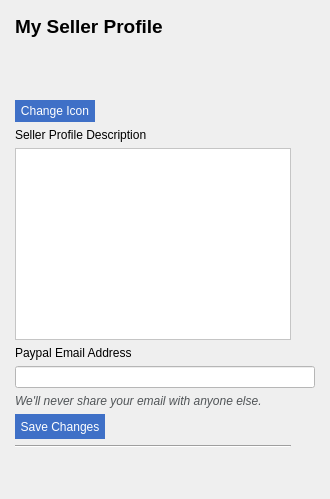
      <widget class="QWidget" name="profilePage">
       <layout class="QGridLayout" name="gridLayout_6">
        <property name="leftMargin">
         <number>15</number>
        </property>
        <property name="topMargin">
         <number>15</number>
        </property>
        <property name="rightMargin">
         <number>15</number>
        </property>
        <item row="3" column="0">
         <widget class="QPushButton" name="changeIconBtn">
          <property name="sizePolicy">
           <sizepolicy hsizetype="Fixed" vsizetype="Fixed">
            <horstretch>0</horstretch>
            <verstretch>0</verstretch>
           </sizepolicy>
          </property>
          <property name="minimumSize">
           <size>
            <width>80</width>
            <height>22</height>
           </size>
          </property>
          <property name="cursor">
           <cursorShape>PointingHandCursor</cursorShape>
          </property>
          <property name="styleSheet">
           <string notr="true">QPushButton
{
background-color: rgb(63, 112, 199);
color: rgb(255, 255, 255);
border: 0px;
alternate-background-color: rgb(50, 90, 159);
}
QPushButton:pressed 
{
background-color:rgb(255,255,255);
color: rgb(63,112,199);
}</string>
          </property>
          <property name="text">
           <string>Change Icon</string>
          </property>
         </widget>
        </item>
        <item row="11" column="0">
         <spacer name="verticalSpacer_2">
          <property name="orientation">
           <enum>Qt::Vertical</enum>
          </property>
          <property name="sizeHint" stdset="0">
           <size>
            <width>20</width>
            <height>40</height>
           </size>
          </property>
         </spacer>
        </item>
        <item row="10" column="0">
         <widget class="Line" name="line">
          <property name="orientation">
           <enum>Qt::Horizontal</enum>
          </property>
         </widget>
        </item>
        <item row="7" column="0" colspan="5">
         <widget class="QLineEdit" name="paypalEmailLE">
          <property name="sizePolicy">
           <sizepolicy hsizetype="Fixed" vsizetype="Fixed">
            <horstretch>0</horstretch>
            <verstretch>0</verstretch>
           </sizepolicy>
          </property>
          <property name="minimumSize">
           <size>
            <width>300</width>
            <height>0</height>
           </size>
          </property>
          <property name="styleSheet">
           <string notr="true">background-color: rgb(255, 255, 255);</string>
          </property>
         </widget>
        </item>
        <item row="2" column="0">
         <widget class="QLabel" name="profileIcon">
          <property name="sizePolicy">
           <sizepolicy hsizetype="Fixed" vsizetype="Preferred">
            <horstretch>0</horstretch>
            <verstretch>0</verstretch>
           </sizepolicy>
          </property>
          <property name="minimumSize">
           <size>
            <width>50</width>
            <height>50</height>
           </size>
          </property>
          <property name="maximumSize">
           <size>
            <width>50</width>
            <height>50</height>
           </size>
          </property>
          <property name="text">
           <string/>
          </property>
          <property name="pixmap">
           <pixmap resource="RESOURCES.qrc">:/imgs/default-user-icon.jpg</pixmap>
          </property>
          <property name="scaledContents">
           <bool>true</bool>
          </property>
         </widget>
        </item>
        <item row="5" column="0">
         <widget class="QTextEdit" name="profileDescTE">
          <property name="sizePolicy">
           <sizepolicy hsizetype="MinimumExpanding" vsizetype="Fixed">
            <horstretch>0</horstretch>
            <verstretch>0</verstretch>
           </sizepolicy>
          </property>
          <property name="minimumSize">
           <size>
            <width>0</width>
            <height>0</height>
           </size>
          </property>
          <property name="maximumSize">
           <size>
            <width>999999</width>
            <height>200</height>
           </size>
          </property>
          <property name="styleSheet">
           <string notr="true">background-color: rgb(255, 255, 255);</string>
          </property>
         </widget>
        </item>
        <item row="8" column="0">
         <widget class="QLabel" name="emailconfidLbl">
          <property name="sizePolicy">
           <sizepolicy hsizetype="Fixed" vsizetype="Fixed">
            <horstretch>0</horstretch>
            <verstretch>0</verstretch>
           </sizepolicy>
          </property>
          <property name="text">
           <string>&lt;html&gt;&lt;head/&gt;&lt;body&gt;&lt;p&gt;&lt;span style=&quot; font-style:italic; color:#515558;&quot;&gt;We'll never share your email with anyone else.&lt;/span&gt;&lt;/p&gt;&lt;/body&gt;&lt;/html&gt;</string>
          </property>
         </widget>
        </item>
        <item row="6" column="0">
         <widget class="QLabel" name="paypalEmailLbl">
          <property name="sizePolicy">
           <sizepolicy hsizetype="Fixed" vsizetype="Fixed">
            <horstretch>0</horstretch>
            <verstretch>0</verstretch>
           </sizepolicy>
          </property>
          <property name="text">
           <string>Paypal Email Address</string>
          </property>
         </widget>
        </item>
        <item row="4" column="0">
         <widget class="QLabel" name="profileDescLbl">
          <property name="sizePolicy">
           <sizepolicy hsizetype="Fixed" vsizetype="Fixed">
            <horstretch>0</horstretch>
            <verstretch>0</verstretch>
           </sizepolicy>
          </property>
          <property name="text">
           <string>Seller Profile Description</string>
          </property>
         </widget>
        </item>
        <item row="0" column="0">
         <widget class="QLabel" name="profileLbl">
          <property name="sizePolicy">
           <sizepolicy hsizetype="Fixed" vsizetype="Fixed">
            <horstretch>0</horstretch>
            <verstretch>0</verstretch>
           </sizepolicy>
          </property>
          <property name="text">
           <string>&lt;html&gt;&lt;head/&gt;&lt;body&gt;&lt;p&gt;&lt;span style=&quot; font-size:14pt; font-weight:600;&quot;&gt;My Seller Profile&lt;/span&gt;&lt;/p&gt;&lt;/body&gt;&lt;/html&gt;</string>
          </property>
         </widget>
        </item>
        <item row="9" column="0">
         <widget class="QPushButton" name="profileSaveBtn">
          <property name="sizePolicy">
           <sizepolicy hsizetype="Fixed" vsizetype="Fixed">
            <horstretch>0</horstretch>
            <verstretch>0</verstretch>
           </sizepolicy>
          </property>
          <property name="minimumSize">
           <size>
            <width>90</width>
            <height>25</height>
           </size>
          </property>
          <property name="cursor">
           <cursorShape>PointingHandCursor</cursorShape>
          </property>
          <property name="styleSheet">
           <string notr="true">QPushButton
{
background-color: rgb(63, 112, 199);
color: rgb(255, 255, 255);
border: 0px;
alternate-background-color: rgb(50, 90, 159);
}
QPushButton:pressed 
{
background-color:rgb(255,255,255);
color: rgb(63,112,199);
}</string>
          </property>
          <property name="text">
           <string>Save Changes</string>
          </property>
          <property name="flat">
           <bool>false</bool>
          </property>
         </widget>
        </item>
       </layout>
      </widget>
